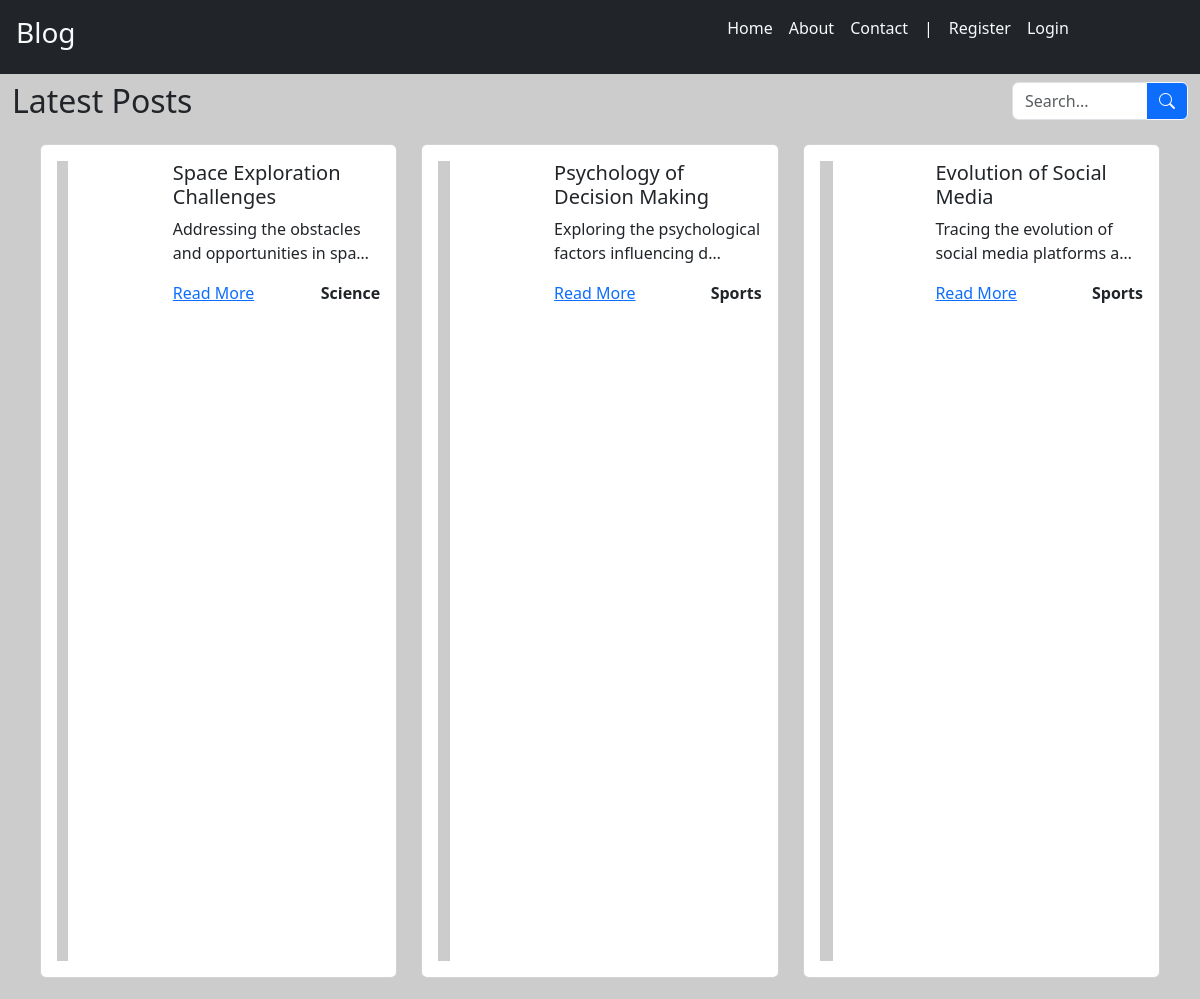
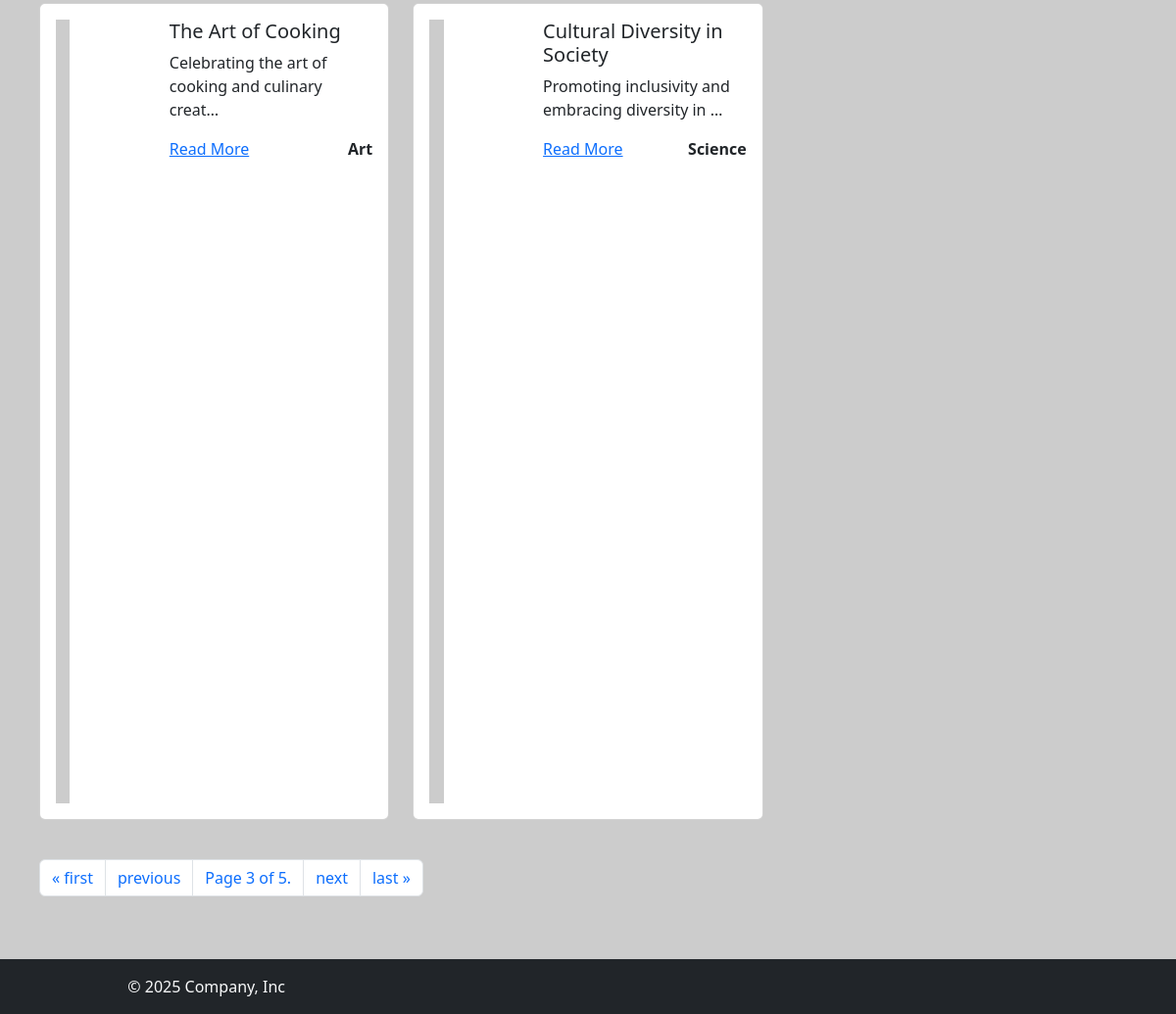
/?page=3, run on the app's committed database (2 pictures, top to bottom).
### blog/models.py (models this page shows, shortened)
class Post(models.Model):
    title = models.CharField(max_length=100)
    content = models.TextField()
    if settings.MACHINE_ENV == "local":
        image = models.ImageField(max_length=500, null=True, blank=True,upload_to="posts/images")
    else:
        image = models.CharField(max_length=500, null=True, blank=True)
    created_at = models.DateTimeField(auto_now_add=True)
    slug = models.SlugField(max_length=255,unique=True)
    category = models.ForeignKey(Category, on_delete=models.CASCADE)
    user = models.ForeignKey(User,on_delete=models.CASCADE,null=True)
    is_published = models.BooleanField(default=False)
    @property
    def formatted_img_url(self):
        url = self.image if self.image.__str__().startswith(('http://','https://')) else self.image.url
        return url

class Category(models.Model):
    name = models.CharField(max_length=100)

### blog/views.py (the view)
# urls.py: path("", views.index, name="index"),
def index(request):
    posts = Post.objects.filter(is_published=True)
    paginator = Paginator(posts, 5)
    pg_number = request.GET.get("page")
    pg_obj = paginator.get_page(pg_number)
    return render(request, "blog/index.html", {"pg_obj": pg_obj})

### blog/templates/blog/index.html (shortened to what this page needs)
{% extends 'blog/base.html'%} {% block content %}
<div class="container-fluid">
  <div class="row my-2">
    <div class="col">
      <h2>Latest Posts</h2>
    </div>
    <div class="col col-sm-5 col-md-3 col-lg-2">
      <div class="input-group">
        <input
          type="text"
          class="form-control"
          placeholder="Search..."
          aria-label="Search"
        />
        <button
          class="btn btn-outline-light btn-primary"
          type="button"
          id="button-search"
        >
          <i class="bi bi-search"></i>
        </button>
      </div>
    </div>
  </div>
  <div class="row m-3">
    {% if pg_obj %} {% for post in pg_obj %}
    <div class="col-12 col-sm-6 col-lg-4 mb-4">
      <div class="card">
        <div class="card-body">
          <div class="row">
            <div class="col-md-4">
              <img src="{{post.formatted_img_url}}" class="img-fluid" alt="..." />
            </div>
            <div class="col-md-8">
              <h5 class="card-title">{{post.title}}</h5>
              <p class="card-text">{{post.content|truncatechars:50}}</p>
              <div class="d-flex justify-content-between">
                <a href="{% url 'blog:detail' slug=post.slug %}">Read More</a>
                <a class="text-decoration-none text-dark fw-bold" href="#"
                  >{{post.category.name}}</a
                >
              </div>
            </div>
          </div>
        </div>
      </div>
    </div>
    {% endfor %}
    <div class="col-12 my-3">
      {% if pg_obj.has_other_pages %}
      <nav aria-label="Page navigation">
        <ul class="pagination">
          {% if pg_obj.has_previous %}
          <li class="page-item">
            <a class="page-link" href="?page=1" aria-label="First">
              <span aria-hidden="true">&laquo; first</span>
            </a>
          </li>
          <li class="page-item">
            <a
              class="page-link"
              href="?page={{pg_obj.previous_page_number}}"
              aria-label="Previous"
            >
              <span aria-hidden="true">previous</span>
            </a>
          </li>
          {% endif %}
          <li class="page-item">
            <span class="page-link"
              >Page {{pg_obj.number}} of {{pg_obj.paginator.num_pages}}.</span
            >
          </li>
          {% if pg_obj.has_next%}
          <li class="page-item">
            <a
              class="page-link"
              href="?page={{pg_obj.next_page_number}}"
              aria-label="Next"
            >
              <span aria-hidden="true">next</span>
            </a>
          </li>
          <li class="page-item">
            <a
              class="page-link"
              href="?page={{pg_obj.paginator.num_pages}}"
              aria-label="Last"
            >
              <span aria-hidden="true">last &raquo;</span>
            </a>
          </li>
          {% endif%}
        </ul>
      </nav>
      {%endif%}
    </div>
    {% else %}
    <p>No post available</p>
    <p>{% endif %}</p>
  </div>
</div>
{% endblock %}

### blog/static/blog/css/style.css (style rules this page uses)
body { background-color: #cccccc; }

### data on the page
Post: title "Space Exploration Challenges", content "Addressing the obstacles and opportunities in spa…", category.name "Science"
Post: title "Psychology of Decision Making", content "Exploring the psychological factors influencing d…", category.name "Sports"
Post: title "Evolution of Social Media", content "Tracing the evolution of social media platforms a…", category.name "Sports"
Post: title "The Art of Cooking", content "Celebrating the art of cooking and culinary creat…", category.name "Art"
Post: title "Cultural Diversity in Society", content "Promoting inclusivity and embracing diversity in …", category.name "Science"

### other printed values
{{ pg_obj.number }} "3"
{{ pg_obj.paginator.num_pages }} "5"
